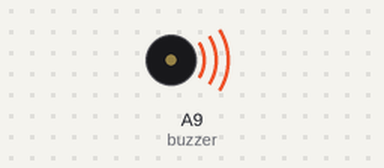
A sketch run on a simulated Arduino Mega 2560, built with avr-gcc and run on an emulated ATmega2560. Shown: buzzer (waves = sounding, pin HIGH).

Above: at 0.5 s.
Timing chart, 0 to 4.6 s (numbered marks = the images above):
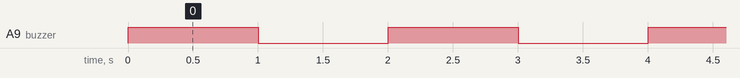

The sketch:

___.ino
```cpp
#define output OUTPUT
#define input INPUT

int buzzer = A9;
int vrpin=A0;
int vrvalue=0;

void setup()
{
    pinMode(buzzer, output);
}
void loop()
{
    digitalWrite(buzzer,1);
    delay(1000);
    digitalWrite(buzzer,0);
    delay(1000);

}
```

Measured:
- by itself, A9 (buzzer): alternates HIGH for 1.0 s and LOW for 1.0 s
